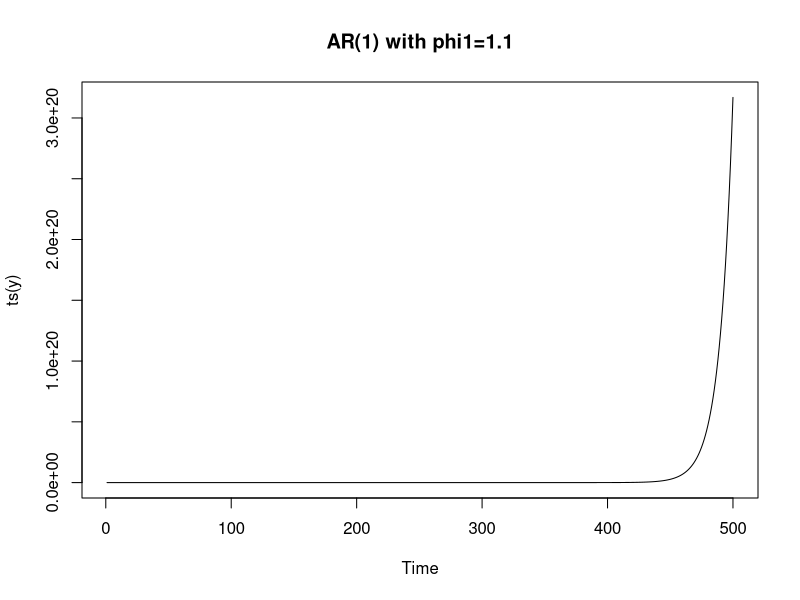
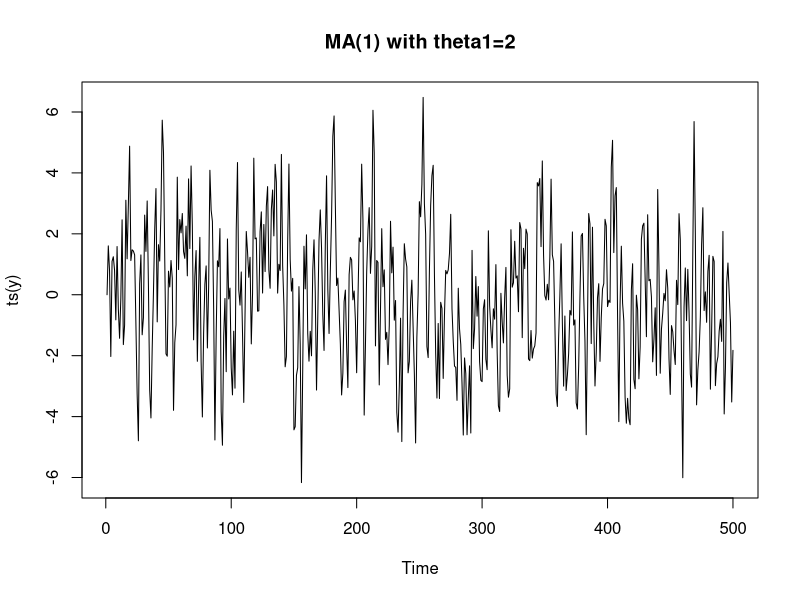
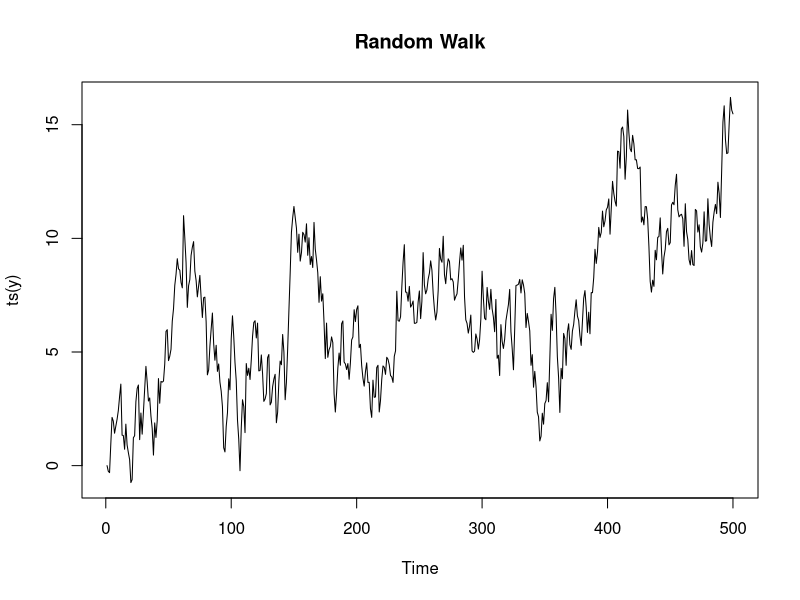
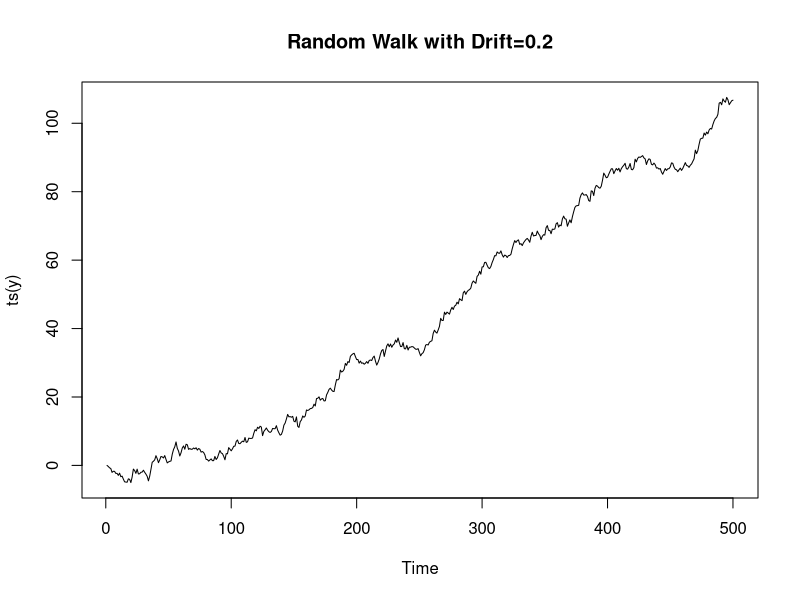

Write R code to recreate these figures, in order.
n = 500 # Number of periods

# 1. Simulate a AR(1) series
phi0 = 0
phi1 = 1.1
y = rep(0, n)
e = rnorm(n)
for(i in 2:n) y[i] = phi0 + phi1*y[i-1] + e[i]
plot(ts(y), main=paste0('AR(1) with phi1=', phi1))

# 2. Simulate a MA(1) series
theta0 = 0
theta1 = 2
y = rep(0, n)
e = rnorm(n)
for(i in 2:n) y[i] = theta0 + theta1*e[i-1] + e[i]
plot(ts(y), main=paste0('MA(1) with theta1=', theta1))

# 3. Simulate a random walk (Stochastic trend)
eps = rnorm(n)
y = rep(0, n)
for (i in seq.int(2, n))
    y[i] = 1 * y[i-1] + eps[i]
plot(ts(y), main='Random Walk')


# 4. Simulate a random walk with drift
drift = 0.2
eps = rnorm(n)
y = rep(0, n)
for (i in seq.int(2, n))
    y[i] = drift + y[i-1] + eps[i]
plot(ts(y), main=paste0('Random Walk with Drift=', drift))


# Note: all the above simulations can be done by arima.sim function